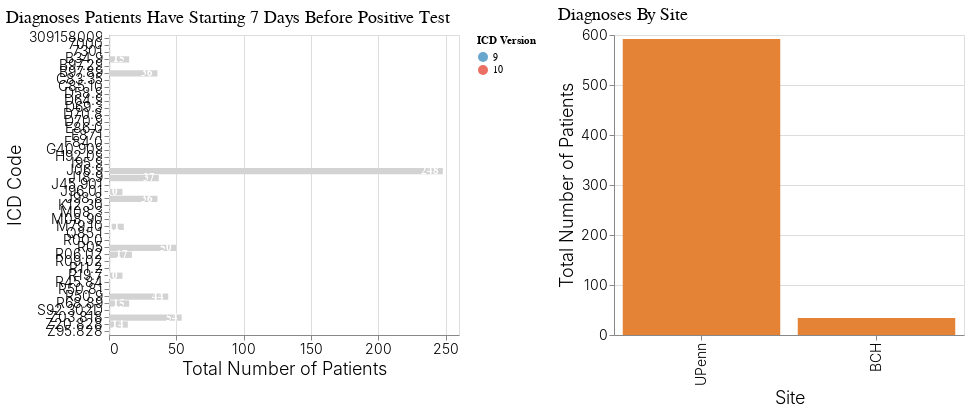

Notebook code for this chart:
### Code cell
# Mouseover effect
mouseover = alt.selection(type='single', on='mouseover', fields=[siteid], nearest=False)

# Base bar chart
base = alt.Chart(df).mark_bar().encode(
    x=alt.X(f"sum({num_patients}):Q", title="Total Number of Patients", axis=alt.Axis(tickCount=5)),
    y=alt.Y(f"{icd_code}:N", title="ICD Code"),
    color=alt.value("lightgray")
).transform_filter(
    # Do not show uncertain data
    alt.FieldGTEPredicate(field=num_patients, gte=0)
).properties(
    title="Diagnoses Patients Have Starting 7 Days Before Positive Test",
    width=350,
    height=300
)

# Text label
text = base.mark_text(align='right', baseline='middle', dx=-4, fontWeight="bold").encode(
    text=f"sum({num_patients}):Q",
    color=alt.value("white")
)

# Highlight selected site id
hl = base.encode(
    color=alt.Color(icd_version + ":N", scale=icd_color_scale, title="ICD Version")
).transform_filter(mouseover)

text_hl = hl.mark_text(align='left', baseline='middle', dx=4, fontWeight="bold").encode(
    text=f"sum({num_patients}):Q"
)

# Chart for total by site ID
chart_by_siteid = alt.Chart(df).mark_bar().encode(
    y=alt.Y(f"sum({num_patients}):Q", title="Total Number of Patients", axis=alt.Axis(tickCount=5)),
    x=alt.X(f"{siteid}:N", title="Site", sort="-y"),
    color=alt.condition(~mouseover, alt.value("rgb(244, 208, 75)"), alt.value("#E48236"))
).transform_filter(
    # Do not show uncertain data
    alt.FieldGTEPredicate(field=num_patients, gte=0)
).properties(
    title="Diagnoses By Site",
    width=350,
    height=300
).add_selection(
    mouseover
)

chart = apply_theme(
    ((base + text + hl + text_hl) | chart_by_siteid)
).resolve_scale("independent")
        
chart

### Figure 1 — Vega-Lite specification as saved in the notebook (floating-point values rounded to 4 significant figures; data arrays with more than 128 entries replaced by an {"elided": "..."} marker saying what was removed)
{"config": {"view": {"continuousWidth": 400, "continuousHeight": 300}, "axis": {"labelFontSize": 14, "labelFontWeight": 300, "titleFontSize": 18, "titleFontWeight": 300}, "title": {"anchor": "start", "fontSize": 18, "fontWeight": 400}}, "hconcat": [{"layer": [{"mark": "bar", "encoding": {"color": {"value": "lightgray"}, "x": {"type": "quantitative", "aggregate": "sum", "axis": {"tickCount": 5}, "field": "num_patients", "title": "Total Number of Patients"}, "y": {"type": "nominal", "field": "icd_code", "title": "ICD Code"}}, "height": 300, "title": "Diagnoses Patients Have Starting 7 Days Before Positive Test", "transform": [{"filter": {"field": "num_patients", "gte": 0}}], "width": 350}, {"mark": {"type": "text", "align": "right", "baseline": "middle", "dx": -4, "fontWeight": "bold"}, "encoding": {"color": {"value": "white"}, "text": {"type": "quantitative", "aggregate": "sum", "field": "num_patients"}, "x": {"type": "quantitative", "aggregate": "sum", "axis": {"tickCount": 5}, "field": "num_patients", "title": "Total Number of Patients"}, "y": {"type": "nominal", "field": "icd_code", "title": "ICD Code"}}, "height": 300, "title": "Diagnoses Patients Have Starting 7 Days Before Positive Test", "transform": [{"filter": {"field": "num_patients", "gte": 0}}], "width": 350}, {"mark": "bar", "encoding": {"color": {"type": "nominal", "field": "icd_version", "scale": {"domain": ["9", "10"], "range": ["#69A6CE", "#EB6F63"]}, "title": "ICD Version"}, "x": {"type": "quantitative", "aggregate": "sum", "axis": {"tickCount": 5}, "field": "num_patients", "title": "Total Number of Patients"}, "y": {"type": "nominal", "field": "icd_code", "title": "ICD Code"}}, "height": 300, "title": "Diagnoses Patients Have Starting 7 Days Before Positive Test", "transform": [{"filter": {"field": "num_patients", "gte": 0}}, {"filter": {"selection": "selector025"}}], "width": 350}, {"mark": {"type": "text", "align": "left", "baseline": "middle", "dx": 4, "fontWeight": "bold"}, "encoding": {"color": {"type": "nominal", "field": "icd_version", "scale": {"domain": ["9", "10"], "range": ["#69A6CE", "#EB6F63"]}, "title": "ICD Version"}, "text": {"type": "quantitative", "aggregate": "sum", "field": "num_patients"}, "x": {"type": "quantitative", "aggregate": "sum", "axis": {"tickCount": 5}, "field": "num_patients", "title": "Total Number of Patients"}, "y": {"type": "nominal", "field": "icd_code", "title": "ICD Code"}}, "height": 300, "title": "Diagnoses Patients Have Starting 7 Days Before Positive Test", "transform": [{"filter": {"field": "num_patients", "gte": 0}}, {"filter": {"selection": "selector025"}}], "width": 350}]}, {"mark": "bar", "encoding": {"color": {"condition": {"value": "rgb(244, 208, 75)", "selection": {"not": "selector025"}}, "value": "#E48236"}, "x": {"type": "nominal", "field": "siteid", "sort": "-y", "title": "Site"}, "y": {"type": "quantitative", "aggregate": "sum", "axis": {"tickCount": 5}, "field": "num_patients", "title": "Total Number of Patients"}}, "height": 300, "selection": {"selector025": {"type": "single", "on": "mouseover", "fields": ["siteid"], "nearest": false}}, "title": "Diagnoses By Site", "transform": [{"filter": {"field": "num_patients", "gte": 0}}], "width": 350}], "data": {"name": "data-5eb2a19a9384fb1c4d9bfdf2e55863e8"}, "resolve": {"scale": {"color": "independent"}}, "$schema": "https://vega.github.io/schema/vega-lite/v4.0.2.json", "datasets": {"data-5eb2a19a9384fb1c4d9bfdf2e55863e8": {"elided": "161 records"}}}
